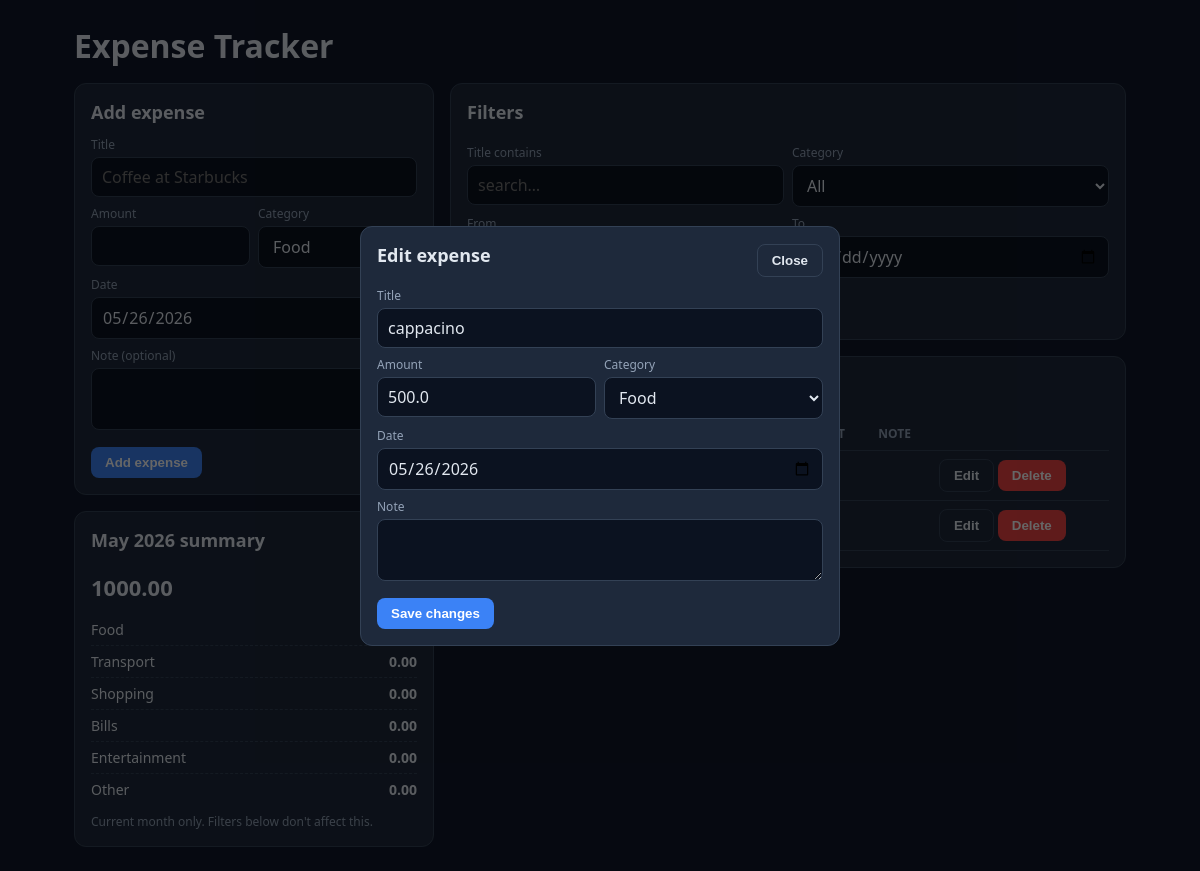
The page /edit/3 on the database its author committed.
### tables this page shows
CREATE TABLE expenses (
            id INTEGER PRIMARY KEY AUTOINCREMENT,
            title TEXT NOT NULL,
            amount REAL NOT NULL,
            category TEXT NOT NULL,
            date TEXT NOT NULL,
            note TEXT
        );

### app.py (the view, shortened to what this page needs)
@app.route("/edit/<int:expense_id>", methods=["GET", "POST"])
def edit(expense_id):
    db = get_db()
    row = db.execute("SELECT * FROM expenses WHERE id = ?", (expense_id,)).fetchone()
    if not row:
        abort(404)
    return render_index_with_edit(row)

### app.py (called while the page is built)
def get_db():
    if "db" not in g:
        g.db = sqlite3.connect(DB_PATH)
        g.db.row_factory = sqlite3.Row
    return g.db

def render_index_with_edit(row):
    db = get_db()
    expenses = db.execute("SELECT * FROM expenses ORDER BY date DESC, id DESC").fetchall()
    today = date.today()
    month_start = today.replace(day=1).isoformat()
    rows = db.execute(
        "SELECT category, SUM(amount) AS total FROM expenses WHERE date >= ? AND date <= ? GROUP BY category",
        (month_start, today.isoformat()),
    ).fetchall()
    summary = {c: 0.0 for c in CATEGORIES}
    for r in rows:
        summary[r["category"]] = r["total"] or 0.0
    return render_template(
        "index.html",
        expenses=expenses,
        categories=CATEGORIES,
        summary=summary,
        month_total=sum(summary.values()),
        month_label=today.strftime("%B %Y"),
        filters={"category": "", "date_from": "", "date_to": "", "q": ""},
        today=today.isoformat(),
        edit_expense=row,
    )

### templates/index.html (shortened to what this page needs)
<!doctype html>
<html lang="en">
<head>
</head>
<body>
<div class="wrap">
  <h1>Expense Tracker</h1>
  <div class="grid">
    <div>
      <div class="card">
        <h2>Add expense</h2>
        <form method="post" action="{{ url_for('add') }}">
          <label>Title</label>
          <input name="title" required maxlength="200" placeholder="Coffee at Starbucks" />
          <div class="row">
            <div>
              <label>Amount</label>
              <input name="amount" type="number" step="0.01" min="0" required />
            </div>
            <div>
              <label>Category</label>
              <select name="category" required>
                {% for c in categories %}<option value="{{c}}">{{c}}</option>{% endfor %}
              </select>
            </div>
          </div>
          <label>Date</label>
          <input name="date" type="date" value="{{ today }}" required />
          <label>Note (optional)</label>
          <textarea name="note" maxlength="2000"></textarea>
          <div style="margin-top:12px"><button type="submit">Add expense</button></div>
        </form>
      </div>
      <div class="card" style="margin-top:16px">
        <div class="bar"><h2>{{ month_label }} summary</h2></div>
        <div class="total">{{ "%.2f"|format(month_total) }}</div>
        {% for c in categories %}
          <div class="summary-row"><span>{{ c }}</span><span class="amount">{{ "%.2f"|format(summary[c]) }}</span></div>
        {% endfor %}
        <div class="muted" style="margin-top:8px">Current month only. Filters below don't affect this.</div>
      </div>
    </div>
    <div>
      <div class="card">
        <h2>Filters</h2>
        <form method="get" action="{{ url_for('index') }}">
          <div class="row">
            <div>
              <label>Title contains</label>
              <input name="q" value="{{ filters.q }}" placeholder="search…" />
            </div>
            <div>
              <label>Category</label>
              <select name="category">
                <option value="">All</option>
              </select>
            </div>
          </div>
          <div class="row">
            <div>
              <label>From</label>
            </div>
            <div>
              <label>To</label>
              <input name="date_to" type="date" value="{{ filters.date_to }}" />
            </div>
          </div>
          <div style="margin-top:12px" class="row">
            <button type="submit" style="flex:0 0 auto">Apply</button>
            <a href="{{ url_for('index') }}"><button type="button" class="secondary">Clear</button></a>
          </div>
        </form>
      </div>
      <div class="card" style="margin-top:16px">
        <div class="bar">
          <h2>Expenses ({{ expenses|length }})</h2>
        </div>
        {% if expenses %}
        <table>
          <thead><tr>
            <th>Date</th><th>Title</th><th>Category</th><th>Amount</th><th>Note</th><th></th>
          </tr></thead>
          <tbody>
          {% for e in expenses %}
            <tr>
              <td>{{ e.date }}</td>
              <td>{{ e.title }}</td>
              <td><span class="badge">{{ e.category }}</span></td>
              <td class="amount">{{ "%.2f"|format(e.amount) }}</td>
              <td class="muted">{{ e.note or "" }}</td>
              <td class="actions" style="white-space:nowrap">
                <a href="{{ url_for('edit', expense_id=e.id) }}"><button class="secondary" type="button">Edit</button></a>
                <form method="post" action="{{ url_for('delete', expense_id=e.id) }}" onsubmit="return confirm('Delete this expense?');">
                  <button class="danger" type="submit">Delete</button>
                </form>
              </td>
            </tr>
          {% endfor %}
          </tbody>
        </table>
        {% else %}
          <div class="muted">No expenses match your filters.</div>
        {% endif %}
      </div>
    </div>
  </div>
</div>
{% if edit_expense %}
<div class="modal">
  <div class="card">
    <div class="bar">
      <h2>Edit expense</h2>
      <a href="{{ url_for('index') }}"><button class="secondary" type="button">Close</button></a>
    </div>
    <form method="post" action="{{ url_for('edit', expense_id=edit_expense.id) }}">
      <label>Title</label>
      <input name="title" required maxlength="200" value="{{ edit_expense.title }}" />
      <div class="row">
        <div>
          <label>Amount</label>
          <input name="amount" type="number" step="0.01" min="0" required value="{{ edit_expense.amount }}" />
        </div>
        <div>
          <label>Category</label>
          <select name="category" required>
            {% for c in categories %}<option value="{{c}}" {% if edit_expense.category==c %}selected{% endif %}>{{c}}</option>{% endfor %}
          </select>
        </div>
      </div>
      <label>Date</label>
      <input name="date" type="date" required value="{{ edit_expense.date }}" />
      <label>Note</label>
      <textarea name="note" maxlength="2000">{{ edit_expense.note or "" }}</textarea>
      <div style="margin-top:12px"><button type="submit">Save changes</button></div>
    </form>
  </div>
</div>
{% endif %}
</body>
</html>

### templates/index.html (style rules this page uses)
:root { --bg:#0f172a; --panel:#1e293b; --muted:#94a3b8; --text:#e2e8f0; --accent:#3b82f6; --danger:#ef4444; --border:#334155; }
* { box-sizing: border-box; }
body { margin:0; font-family: system-ui, -apple-system, Segoe UI, Roboto, sans-serif; background:var(--bg); color:var(--text); }
.wrap { max-width: 1100px; margin: 0 auto; padding: 24px; }
h1 { margin: 0 0 16px; }
h2 { margin: 0 0 12px; font-size: 18px; }
.grid { display: grid; gap: 16px; grid-template-columns: 1fr; }
@media (min-width: 900px) { .grid { grid-template-columns: 360px 1fr; } }
.card { background: var(--panel); border: 1px solid var(--border); border-radius: 12px; padding: 16px; }
label { display:block; font-size:12px; color:var(--muted); margin: 8px 0 4px; }
input, select, textarea { width:100%; background:#0b1220; color:var(--text); border:1px solid var(--border); border-radius:8px; padding:8px 10px; font: inherit; }
textarea { min-height: 60px; resize: vertical; }
button { background: var(--accent); color:white; border:0; border-radius:8px; padding:8px 14px; cursor:pointer; font-weight:600; }
button.secondary { background: transparent; border:1px solid var(--border); color: var(--text); }
button.danger { background: var(--danger); }
.row { display:flex; gap:8px; flex-wrap:wrap; }
.row > * { flex:1; min-width: 120px; }
table { width:100%; border-collapse: collapse; }
th, td { text-align:left; padding: 8px; border-bottom: 1px solid var(--border); font-size: 14px; vertical-align: top; }
th { color: var(--muted); font-weight: 600; font-size: 12px; text-transform: uppercase; }
.badge { display:inline-block; padding: 2px 8px; border-radius: 999px; font-size: 11px; background:#0b1220; border:1px solid var(--border); color: var(--muted); }
.amount { font-variant-numeric: tabular-nums; font-weight: 600; }
.summary-row { display:flex; justify-content: space-between; padding: 6px 0; font-size: 14px; }
.summary-row + .summary-row { border-top: 1px dashed var(--border); }
.total { font-size: 22px; font-weight: 700; margin: 8px 0 12px; }
.muted { color: var(--muted); font-size: 12px; }
.actions form { display:inline; }
.modal { position:fixed; inset:0; background:rgba(0,0,0,.6); display:flex; align-items:center; justify-content:center; padding:16px; }
.modal .card { width: 100%; max-width: 480px; }
.bar { display:flex; justify-content:space-between; align-items:center; margin-bottom:8px; }
a { color: var(--accent); text-decoration: none; }

### rows shown on the page
expenses: title "cappacino", amount "500.0", category "Food", date "05/26/2026"

### other values the page prints
{{ month_label }} "May 2026"
{{ "%.2f"|format(month_total) }} "1000.00"
{{ c }} "Food" "Transport" "Shopping" "Bills" "Entertainment" "Other"
{{ "%.2f"|format(summary[c]) }} "0.00" "0.00" "0.00" "0.00" "0.00"
form field category "Food"
